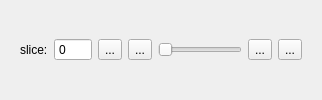
      <widget class="QWidget" name="imageWidget" native="true">
       <property name="sizePolicy">
        <sizepolicy hsizetype="Preferred" vsizetype="Fixed">
         <horstretch>0</horstretch>
         <verstretch>0</verstretch>
        </sizepolicy>
       </property>
       <layout class="QVBoxLayout" name="verticalLayout_4">
        <property name="spacing">
         <number>0</number>
        </property>
        <item>
         <widget class="QWidget" name="image_sliders" native="true">
          <layout class="QHBoxLayout" name="horizontalLayout_7">
           <property name="topMargin">
            <number>0</number>
           </property>
           <property name="bottomMargin">
            <number>0</number>
           </property>
           <item>
            <widget class="QLabel" name="label">
             <property name="text">
              <string>slice:</string>
             </property>
            </widget>
           </item>
           <item>
            <widget class="QSpinBox" name="spinBox">
             <property name="buttonSymbols">
              <enum>QAbstractSpinBox::NoButtons</enum>
             </property>
             <property name="maximum">
              <number>9999</number>
             </property>
            </widget>
           </item>
           <item>
            <widget class="QToolButton" name="go_first">
             <property name="text">
              <string>...</string>
             </property>
             <property name="icon">
              <iconset resource="dpVision.qrc">
               <normaloff>:/icons/First.ico</normaloff>:/icons/First.ico</iconset>
             </property>
             <property name="autoRepeat">
              <bool>false</bool>
             </property>
            </widget>
           </item>
           <item>
            <widget class="QToolButton" name="go_prev">
             <property name="text">
              <string>...</string>
             </property>
             <property name="icon">
              <iconset resource="dpVision.qrc">
               <normaloff>:/icons/Prev.ico</normaloff>:/icons/Prev.ico</iconset>
             </property>
             <property name="autoRepeat">
              <bool>true</bool>
             </property>
            </widget>
           </item>
           <item>
            <widget class="QSlider" name="horizontalSlider">
             <property name="orientation">
              <enum>Qt::Horizontal</enum>
             </property>
            </widget>
           </item>
           <item>
            <widget class="QToolButton" name="go_next">
             <property name="text">
              <string>...</string>
             </property>
             <property name="icon">
              <iconset resource="dpVision.qrc">
               <normaloff>:/icons/Next.ico</normaloff>:/icons/Next.ico</iconset>
             </property>
             <property name="autoRepeat">
              <bool>true</bool>
             </property>
            </widget>
           </item>
           <item>
            <widget class="QToolButton" name="go_last">
             <property name="text">
              <string>...</string>
             </property>
             <property name="icon">
              <iconset resource="dpVision.qrc">
               <normaloff>:/icons/Last.ico</normaloff>:/icons/Last.ico</iconset>
             </property>
             <property name="autoRepeat">
              <bool>false</bool>
             </property>
            </widget>
           </item>
          </layout>
         </widget>
        </item>
       </layout>
      </widget>
